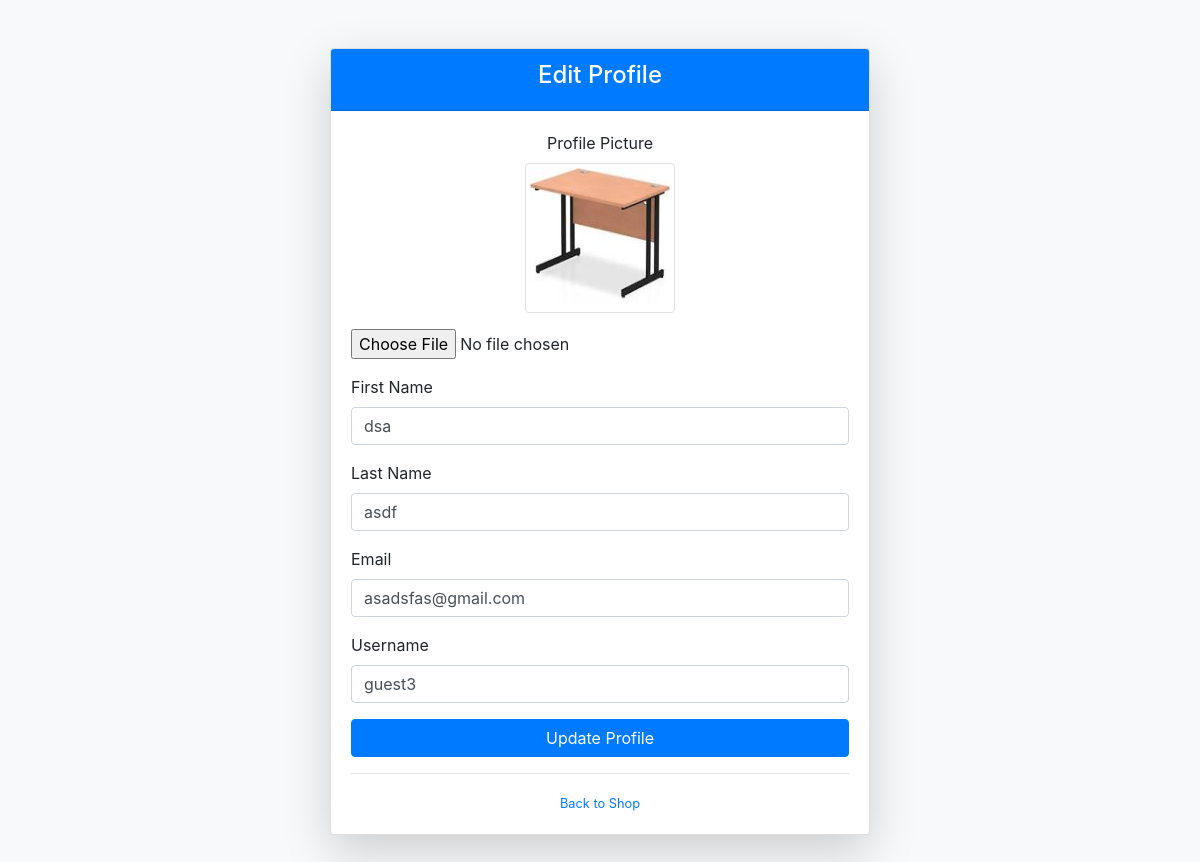
/profile.php (signed in), run on the app's committed database.
### tables this page shows
CREATE TABLE `users` (
  `id` int(11) NOT NULL,
  `first_name` varchar(100) DEFAULT NULL,
  `last_name` varchar(100) DEFAULT NULL,
  `username` varchar(100) DEFAULT NULL,
  `email` varchar(255) DEFAULT NULL,
  `password_hash` varchar(255) DEFAULT NULL,
  `role` enum('admin','customer') DEFAULT 'customer',
  `profile_image` varchar(255) DEFAULT NULL,
  `status` tinyint(4) DEFAULT 1,
  `created_at` datetime DEFAULT current_timestamp()
);

### profile.php (the view, shortened to what this page needs)
<?php
include('./config/connection.php');
$user_id = $_SESSION['user_id'];
$query = "SELECT first_name, last_name, email, username, profile_image FROM users WHERE id = ?";
$stmt = $conn->prepare($query);
$stmt->bind_param("i", $user_id);
$stmt->execute();
$result = $stmt->get_result();
$user = $result->fetch_assoc();
?>
<!DOCTYPE html>
<html lang="en">
<head>
    <link href="https://stackpath.bootstrapcdn.com/bootstrap/4.5.2/css/bootstrap.min.css" rel="stylesheet">
</head>
<body class="bg-light">
    <div class="container">
        <div class="row justify-content-center">
            <div class="col-lg-6">
                <div class="card shadow-lg my-5">
                    <div class="card-header bg-primary text-white text-center">
                        <h4>Edit Profile</h4>
                    </div>
                    <div class="card-body">
                        <form method="POST" action="" enctype="multipart/form-data">
                            <div class="form-group text-center">
                                <label for="profile_image">Profile Picture</label>
                                <div class="mb-3">
                                    <img src="<?php echo $user['profile_image'] ? htmlspecialchars($user['profile_image']) : './uploads/profile_pictures/default.png'; ?>"
                                         alt="Profile Picture" class="img-thumbnail" style="width: 150px; height: 150px;">
                                </div>
                                <input type="file" class="form-control-file" id="profile_image" name="profile_image">
                            </div>
                            <div class="form-group">
                                <label for="first_name">First Name</label>
                                <input type="text" class="form-control" id="first_name" name="first_name" value="<?php echo htmlspecialchars($user['first_name']); ?>" required>
                            </div>
                            <div class="form-group">
                                <label for="last_name">Last Name</label>
                                <input type="text" class="form-control" id="last_name" name="last_name" value="<?php echo htmlspecialchars($user['last_name']); ?>" required>
                            </div>
                            <div class="form-group">
                                <label for="email">Email</label>
                                <input type="email" class="form-control" id="email" name="email" value="<?php echo htmlspecialchars($user['email']); ?>" required>
                            </div>
                            <div class="form-group">
                                <label for="username">Username</label>
                                <input type="text" class="form-control" id="username" name="username" value="<?php echo htmlspecialchars($user['username']); ?>" required>
                            </div>
                            <button type="submit" class="btn btn-primary btn-block">Update Profile</button>
                        </form>
                        <hr>
                        <div class="text-center">
                            <a class="small" href="./shop.php">Back to Shop</a>
                        </div>
                    </div>
                </div>
            </div>
        </div>
    </div>
</body>
</html>

### data on the page
users: profile_image (picture), first_name "dsa", last_name "asdf", email "asadsfas@gmail.com", username "guest3"
